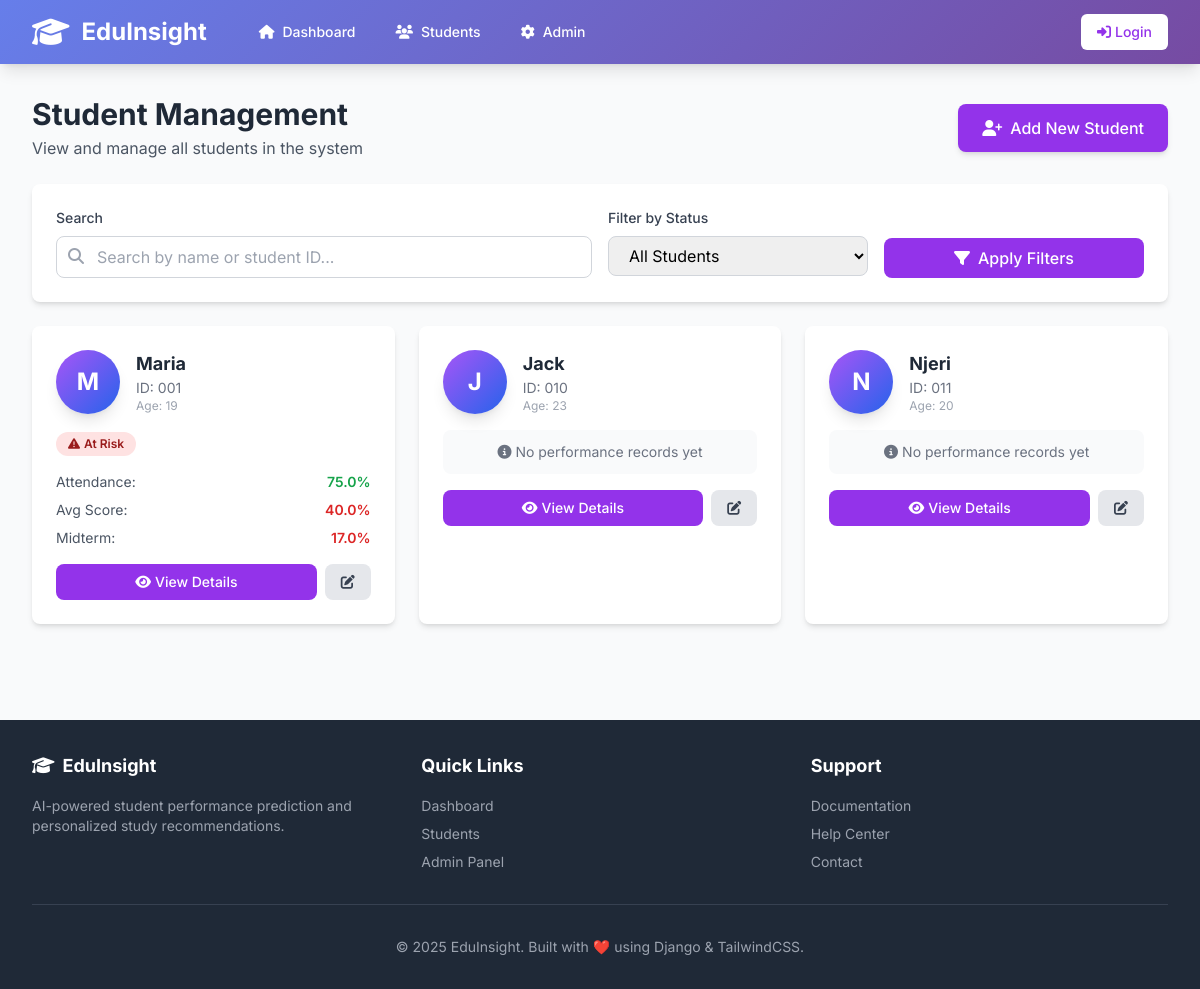
The page /students/ on the database its author committed.
### students/models.py (models this page shows, shortened)
class Student(models.Model):
    user = models.OneToOneField(User, null=True, blank=True, on_delete=models.SET_NULL)
    student_id = models.CharField(max_length=50, unique=True)
    full_name = models.CharField(max_length=200)
    age = models.IntegerField(null=True, blank=True)
    gender = models.CharField(max_length=20, null=True, blank=True)

class PerformanceRecord(models.Model):
    student = models.ForeignKey(Student, related_name='records', on_delete=models.CASCADE)
    term = models.CharField(max_length=50)
    attendance_rate = models.FloatField(help_text="Percent, 0-100")
    avg_assignment_score = models.FloatField()
    midterm_score = models.FloatField()
    missing_assignments = models.IntegerField()
    participation = models.FloatField()
    lms_hours = models.FloatField()
    final_grade = models.FloatField(null=True, blank=True)  # if available
    passed = models.BooleanField(null=True, blank=True)
    created_at = models.DateTimeField(auto_now_add=True)
    class Meta:
        ordering = ['-created_at']

### students/views.py (the view)
# urls.py: path('students/', StudentListView.as_view(), name='student_list'),
class StudentListView(ListView):
    model = Student
    template_name = 'student_list.html'
    context_object_name = 'students'
    paginate_by = 12
    def get_queryset(self):
        queryset = Student.objects.all().prefetch_related('records')
        for student in queryset:
            student.latest_record = student.records.first()
            if student.latest_record:
                is_at_risk = (
                    student.latest_record.attendance_rate < 75 or
                    student.latest_record.avg_assignment_score < 60 or
                    student.latest_record.midterm_score < 50
                )
                student.prediction_status = 'at_risk' if is_at_risk else 'performing_well'
        search_query = self.request.GET.get('search', '')
        if search_query:
            queryset = queryset.filter(
                Q(full_name__icontains=search_query) |
                Q(student_id__icontains=search_query)
            )
        status_filter = self.request.GET.get('status', '')
        if status_filter:
            filtered_students = []
            for student in queryset:
                if hasattr(student, 'prediction_status') and student.prediction_status == status_filter:
                    filtered_students.append(student.id)
            queryset = queryset.filter(id__in=filtered_students)
        return queryset
    def get_context_data(self, **kwargs):
        context = super().get_context_data(**kwargs)
        context['search_query'] = self.request.GET.get('search', '')
        context['status_filter'] = self.request.GET.get('status', '')
        return context

### templates/student_list.html (shortened to what this page needs)
{% extends 'base.html' %}
{% block content %}
<div class="space-y-6">
    <div class="flex items-center justify-between">
        <div>
            <h1 class="text-3xl font-bold text-gray-800">Student Management</h1>
            <p class="text-gray-600 mt-1">View and manage all students in the system</p>
        </div>
        <a href="/admin/students/student/add/" class="bg-purple-600 hover:bg-purple-700 text-white font-medium py-3 px-6 rounded-lg transition shadow-md">
            <i class="fas fa-user-plus mr-2"></i>Add New Student
        </a>
    </div>
    <div class="bg-white rounded-lg shadow-md p-6">
        <form method="GET" action="{% url 'student_list' %}" class="grid grid-cols-1 md:grid-cols-4 gap-4">
            <div class="md:col-span-2">
                <label class="block text-sm font-medium text-gray-700 mb-2">Search</label>
                <div class="relative">
                    <input type="text" name="search" value="{{ search_query }}" placeholder="Search by name or student ID..."
                           class="w-full pl-10 pr-4 py-2 border border-gray-300 rounded-lg focus:ring-2 focus:ring-purple-500 focus:border-transparent">
                    <i class="fas fa-search absolute left-3 top-3 text-gray-400"></i>
                </div>
            </div>
            <div>
                <label class="block text-sm font-medium text-gray-700 mb-2">Filter by Status</label>
                <select name="status" class="w-full px-4 py-2 border border-gray-300 rounded-lg focus:ring-2 focus:ring-purple-500 focus:border-transparent">
                    <option value="">All Students</option>
                </select>
            </div>
            <div class="flex items-end">
                <button type="submit" class="w-full bg-purple-600 hover:bg-purple-700 text-white font-medium py-2 px-4 rounded-lg transition">
                    <i class="fas fa-filter mr-2"></i>Apply Filters
                </button>
            </div>
        </form>
    </div>
    {% if students %}
        <div class="grid grid-cols-1 md:grid-cols-2 lg:grid-cols-3 gap-6">
            {% for student in students %}
            <div class="bg-white rounded-lg shadow-md hover:shadow-xl transition-shadow p-6">
                <div class="flex items-center space-x-4 mb-4">
                    <div class="bg-gradient-to-br from-purple-500 to-blue-600 rounded-full w-16 h-16 flex items-center justify-center text-white text-2xl font-bold shadow-lg">
                        {{ student.full_name|slice:":1"|upper }}
                    </div>
                    <div class="flex-1">
                        <h3 class="font-bold text-lg text-gray-800">{{ student.full_name }}</h3>
                        <p class="text-sm text-gray-500">ID: {{ student.student_id }}</p>
                        {% if student.age %}
                        <p class="text-xs text-gray-400">Age: {{ student.age }}</p>
                        {% endif %}
                    </div>
                </div>
                {% if student.prediction_status %}
                    {% if student.prediction_status == 'at_risk' %}
                        <div class="mb-4">
                            <span class="inline-block bg-red-100 text-red-800 text-xs font-semibold px-3 py-1 rounded-full">
                                <i class="fas fa-exclamation-triangle mr-1"></i>At Risk
                            </span>
                        </div>
                    {% else %}
                        <div class="mb-4">
                            <span class="inline-block bg-green-100 text-green-800 text-xs font-semibold px-3 py-1 rounded-full">
                                <i class="fas fa-check-circle mr-1"></i>Performing Well
                            </span>
                        </div>
                    {% endif %}
                {% endif %}
                {% if student.latest_record %}
                <div class="space-y-2 mb-4">
                    <div class="flex justify-between text-sm">
                        <span class="text-gray-600">Attendance:</span>
                        <span class="font-semibold {% if student.latest_record.attendance_rate < 75 %}text-red-600{% else %}text-green-600{% endif %}">
                            {{ student.latest_record.attendance_rate }}%
                        </span>
                    </div>
                    <div class="flex justify-between text-sm">
                        <span class="text-gray-600">Avg Score:</span>
                        <span class="font-semibold {% if student.latest_record.avg_assignment_score < 60 %}text-red-600{% else %}text-green-600{% endif %}">
                            {{ student.latest_record.avg_assignment_score }}%
                        </span>
                    </div>
                    <div class="flex justify-between text-sm">
                        <span class="text-gray-600">Midterm:</span>
                        <span class="font-semibold {% if student.latest_record.midterm_score < 50 %}text-red-600{% else %}text-green-600{% endif %}">
                            {{ student.latest_record.midterm_score }}%
                        </span>
                    </div>
                </div>
                {% else %}
                <div class="bg-gray-50 rounded-lg p-3 mb-4">
                    <p class="text-sm text-gray-500 text-center">
                        <i class="fas fa-info-circle mr-1"></i>No performance records yet
                    </p>
                </div>
                {% endif %}
                <div class="flex space-x-2">
                    <a href="{% url 'student_detail' student.id %}"
                       class="flex-1 bg-purple-600 hover:bg-purple-700 text-white text-center font-medium py-2 px-4 rounded-lg transition text-sm">
                        <i class="fas fa-eye mr-1"></i>View Details
                    </a>
                    <a href="/admin/students/student/{{ student.id }}/change/"
                       class="bg-gray-200 hover:bg-gray-300 text-gray-700 font-medium py-2 px-4 rounded-lg transition text-sm">
                        <i class="fas fa-edit"></i>
                    </a>
                </div>
            </div>
            {% endfor %}
        </div>
    {% endif %}
</div>
{% endblock %}

### templates/base.html (shortened to what this page needs)
<!DOCTYPE html>
<html lang="en">
<head>
    <script src="https://cdn.tailwindcss.com"></script>
    <link rel="stylesheet" href="https://cdnjs.cloudflare.com/ajax/libs/font-awesome/6.4.0/css/all.min.css">
</head>
<body class="bg-gray-50">
    <nav class="gradient-bg shadow-lg">
        <div class="max-w-7xl mx-auto px-4 sm:px-6 lg:px-8">
            <div class="flex justify-between h-16">
                <div class="flex items-center">
                    <a href="{% url 'dashboard' %}" class="flex items-center">
                        <i class="fas fa-graduation-cap text-white text-3xl mr-3"></i>
                        <span class="text-white text-2xl font-bold">EduInsight</span>
                    </a>
                    <div class="hidden md:flex ml-10 space-x-4">
                        <a href="{% url 'dashboard' %}" class="text-white hover:bg-white hover:bg-opacity-20 px-3 py-2 rounded-md text-sm font-medium transition">
                            <i class="fas fa-home mr-2"></i>Dashboard
                        </a>
                        <a href="{% url 'student_list' %}" class="text-white hover:bg-white hover:bg-opacity-20 px-3 py-2 rounded-md text-sm font-medium transition">
                            <i class="fas fa-users mr-2"></i>Students
                        </a>
                        <a href="/admin/" class="text-white hover:bg-white hover:bg-opacity-20 px-3 py-2 rounded-md text-sm font-medium transition">
                            <i class="fas fa-cog mr-2"></i>Admin
                        </a>
                    </div>
                </div>
                <div class="flex items-center space-x-4">
                    {% if user.is_authenticated %}
                        <div class="flex items-center space-x-3">
                            <span class="text-white text-sm">
                                <i class="fas fa-user-circle mr-1"></i>
                                {{ user.username }}
                            </span>
                            <a href="{% url 'admin:logout' %}" class="bg-white text-purple-600 hover:bg-gray-100 px-4 py-2 rounded-md text-sm font-medium transition">
                                <i class="fas fa-sign-out-alt mr-1"></i>Logout
                            </a>
                        </div>
                    {% else %}
                        <a href="/admin/" class="bg-white text-purple-600 hover:bg-gray-100 px-4 py-2 rounded-md text-sm font-medium transition">
                            <i class="fas fa-sign-in-alt mr-1"></i>Login
                        </a>
                    {% endif %}
                </div>
            </div>
        </div>
    </nav>
    <main class="max-w-7xl mx-auto px-4 sm:px-6 lg:px-8 py-8">
        {% block content %}{% endblock %}
    </main>
    <footer class="bg-gray-800 text-white mt-16">
        <div class="max-w-7xl mx-auto px-4 sm:px-6 lg:px-8 py-8">
            <div class="grid grid-cols-1 md:grid-cols-3 gap-8">
                <div>
                    <h3 class="text-lg font-bold mb-4">
                        <i class="fas fa-graduation-cap mr-2"></i>EduInsight
                    </h3>
                    <p class="text-gray-400 text-sm">
                        AI-powered student performance prediction and personalized study recommendations.
                    </p>
                </div>
                <div>
                    <h3 class="text-lg font-bold mb-4">Quick Links</h3>
                    <ul class="space-y-2 text-sm">
                        <li><a href="{% url 'dashboard' %}" class="text-gray-400 hover:text-white transition">Dashboard</a></li>
                        <li><a href="{% url 'student_list' %}" class="text-gray-400 hover:text-white transition">Students</a></li>
                        <li><a href="/admin/" class="text-gray-400 hover:text-white transition">Admin Panel</a></li>
                    </ul>
                </div>
                <div>
                    <h3 class="text-lg font-bold mb-4">Support</h3>
                    <ul class="space-y-2 text-sm">
                        <li><a href="#" class="text-gray-400 hover:text-white transition">Documentation</a></li>
                        <li><a href="#" class="text-gray-400 hover:text-white transition">Help Center</a></li>
                        <li><a href="#" class="text-gray-400 hover:text-white transition">Contact</a></li>
                    </ul>
                </div>
            </div>
            <div class="border-t border-gray-700 mt-8 pt-8 text-center text-sm text-gray-400">
                <p>&copy; 2025 EduInsight. Built with ❤️ using Django & TailwindCSS.</p>
            </div>
        </div>
    </footer>
</body>
</html>

### templates/base.html (style rules this page uses)
body { font-family: 'Inter', sans-serif; }
.gradient-bg { background: linear-gradient(135deg, #667eea 0%, #764ba2 100%); }

### rows shown on the page
Student: full_name "M", full_name "Maria", student_id "001", age "19", shows "At Risk", latest_record.attendance_rate "75.0", latest_record.avg_assignment_score "40.0", latest_record.midterm_score "17.0"
Student: full_name "J", full_name "Jack", student_id "010", age "23", shows "No performance records yet"
Student: full_name "N", full_name "Njeri", student_id "011", age "20", shows "No performance records yet"
